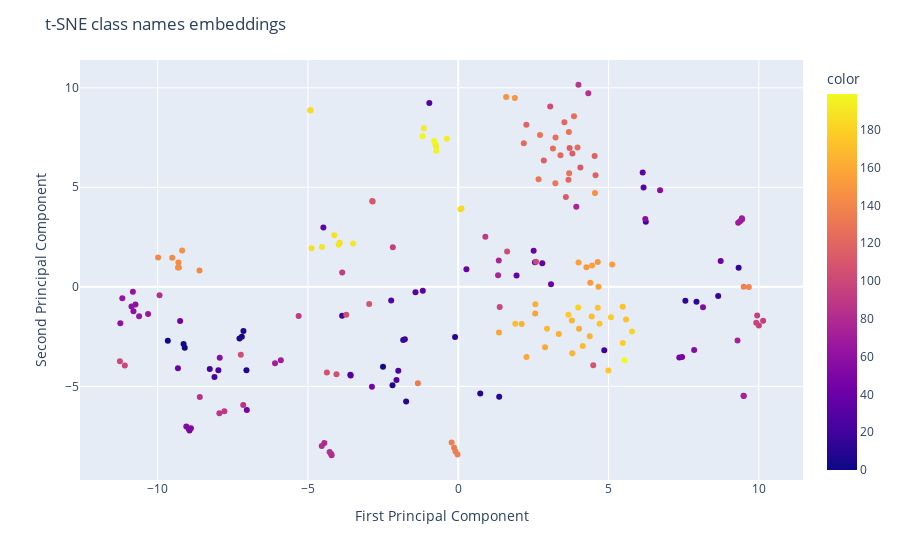

Notebook code for this chart:
### Code cell
# t-SNE

text_features_tsne = text_features
tsne = TSNE(n_components=2, verbose=0, perplexity=40, n_iter=300)
text_tsne = tsne.fit_transform(text_features_tsne.to('cpu'))

fig = px.scatter(x=text_tsne[:, 0], y=text_tsne[:, 1], hover_name=[all_labels[d] for d in catalog][0], color=list(range(200)))
fig.update_layout(
    title="t-SNE class names embeddings",
    xaxis_title="First Principal Component",
    yaxis_title="Second Principal Component",
)
cwd = '/home/onyxia/work/tsne_plot/'
path = os.path.join(cwd, 't-SNE class names embeddings.png')
fig.write_image(path, format='png', engine='kaleido')
fig.show()

### Figure 1 — Plotly figure (JSON) as saved in the notebook; plotly's stock layout.template omitted (floating-point values rounded to 4 significant figures; data arrays with more than 128 entries replaced by an {"elided": "..."} marker saying what was removed)
{"data": [{"hovertemplate": "<b>%{hovertext}</b><br><br>x=%{x}<br>y=%{y}<br>color=%{marker.color}<extra></extra>", "hovertext": {"elided": "200 str values"}, "legendgroup": "", "marker": {"color": {"elided": "200 int values"}, "coloraxis": "coloraxis", "symbol": "circle"}, "mode": "markers", "name": "", "orientation": "v", "showlegend": false, "type": "scatter", "x": {"elided": "200 float values"}, "xaxis": "x", "y": {"elided": "200 float values"}, "yaxis": "y"}], "layout": {"coloraxis": {"colorbar": {"title": {"text": "color"}}, "colorscale": [[0, "#0d0887"], [0.1111, "#46039f"], [0.2222, "#7201a8"], [0.3333, "#9c179e"], [0.4444, "#bd3786"], [0.5556, "#d8576b"], [0.6667, "#ed7953"], [0.7778, "#fb9f3a"], [0.8889, "#fdca26"], [1, "#f0f921"]]}, "legend": {"tracegroupgap": 0}, "margin": {"t": 60}, "title": {"text": "t-SNE class names embeddings"}, "xaxis": {"anchor": "y", "domain": [0, 1], "title": {"text": "First Principal Component"}}, "yaxis": {"anchor": "x", "domain": [0, 1], "title": {"text": "Second Principal Component"}}}}
